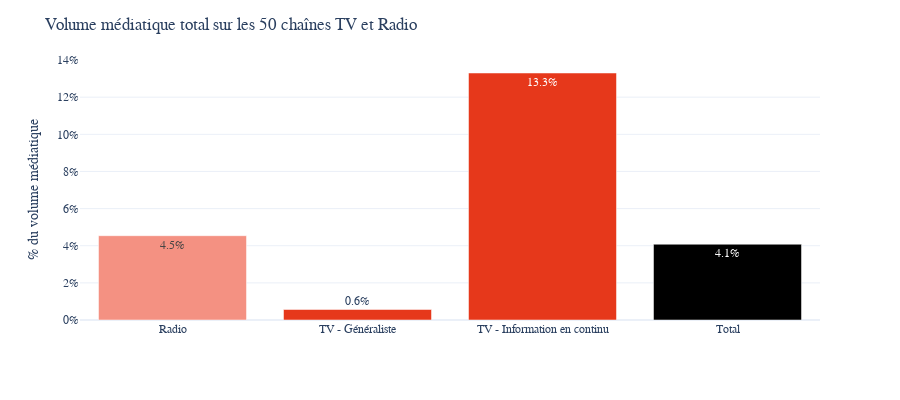

Source (notebook cell):
### Code cell
fig = px.bar(media_time.reset_index(),x = "index",y = "media_part",height = 400,text_auto = ".1%")
fig.update_layout(yaxis_tickformat='0%',
                  title = "Volume médiatique total sur les 50 chaînes TV et Radio",
                  font_family="Poppins",yaxis_title="% du volume médiatique",xaxis_title = "")
fig.update_traces(marker_color=["#f49182",'#e6381b',"#e6381b"])
fig

### Figure 1 — Plotly figure (JSON) as saved in the notebook; plotly's stock layout.template omitted (floating-point values rounded to 4 significant figures)
{"data": [{"alignmentgroup": "True", "hovertemplate": "index=%{x}<br>media_part=%{y}<extra></extra>", "legendgroup": "", "marker": {"color": ["#f49182", "#e6381b", "#e6381b"], "pattern": {"shape": ""}}, "name": "", "offsetgroup": "", "orientation": "v", "showlegend": false, "textposition": "auto", "texttemplate": "%{y:.1%}", "type": "bar", "x": ["Radio", "TV - Généraliste", "TV - Information en continu", "Total"], "xaxis": "x", "y": [0.04541, 0.005653, 0.133, 0.04081], "yaxis": "y"}], "layout": {"barmode": "relative", "font": {"family": "Poppins"}, "height": 400, "legend": {"tracegroupgap": 0}, "margin": {"t": 60}, "title": {"text": "Volume médiatique total sur les 50 chaînes TV et Radio"}, "xaxis": {"anchor": "y", "domain": [0, 1], "title": {"text": ""}}, "yaxis": {"anchor": "x", "domain": [0, 1], "tickformat": "0%", "title": {"text": "% du volume médiatique"}}}}
